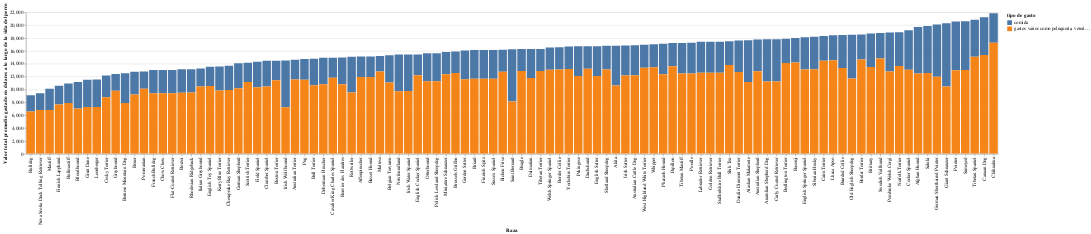

Here is the notebook cell this chart was saved with:
### Markdown cell above
Visualizo

### Code cell
alt.Chart(spends_per_life_df).mark_bar().encode(
    x=alt.X('raza:N', sort='y', title="Raza"),
    y=alt.Y('valor en dolares:Q', title="Valor total promedio gastado en dolares a lo largo de la vida del perro"),
    color='tipo de gasto:N',
    tooltip=["valor en dolares", "tipo de gasto"]
).interactive()

### Figure 1 — Vega-Lite specification as saved in the notebook (floating-point values rounded to 4 significant figures; data arrays with more than 128 entries replaced by an {"elided": "..."} marker saying what was removed)
{"config": {"view": {"continuousWidth": 400, "continuousHeight": 300}}, "data": {"name": "data-82267fc92ae8af6f120edf9ceb96e106"}, "mark": "bar", "encoding": {"color": {"field": "tipo de gasto", "type": "nominal"}, "tooltip": [{"field": "valor en dolares", "type": "nominal"}, {"field": "tipo de gasto", "type": "nominal"}], "x": {"field": "raza", "sort": "y", "title": "Raza", "type": "nominal"}, "y": {"field": "valor en dolares", "title": "Valor total promedio gastado en dolares a lo largo de la vida del perro", "type": "quantitative"}}, "selection": {"selector004": {"type": "interval", "bind": "scales", "encodings": ["x", "y"]}}, "$schema": "https://vega.github.io/schema/vega-lite/v4.17.0.json", "datasets": {"data-82267fc92ae8af6f120edf9ceb96e106": {"elided": "206 records"}}}
